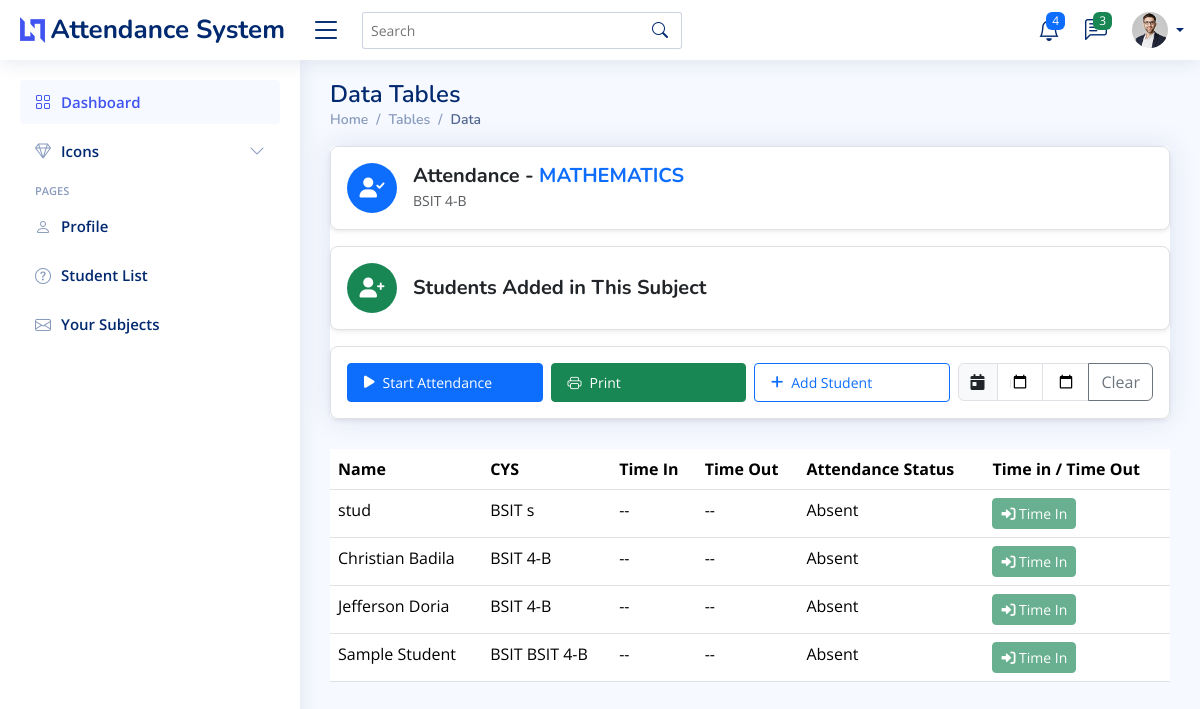
Before: /student-attendance/14/ with the older database file.
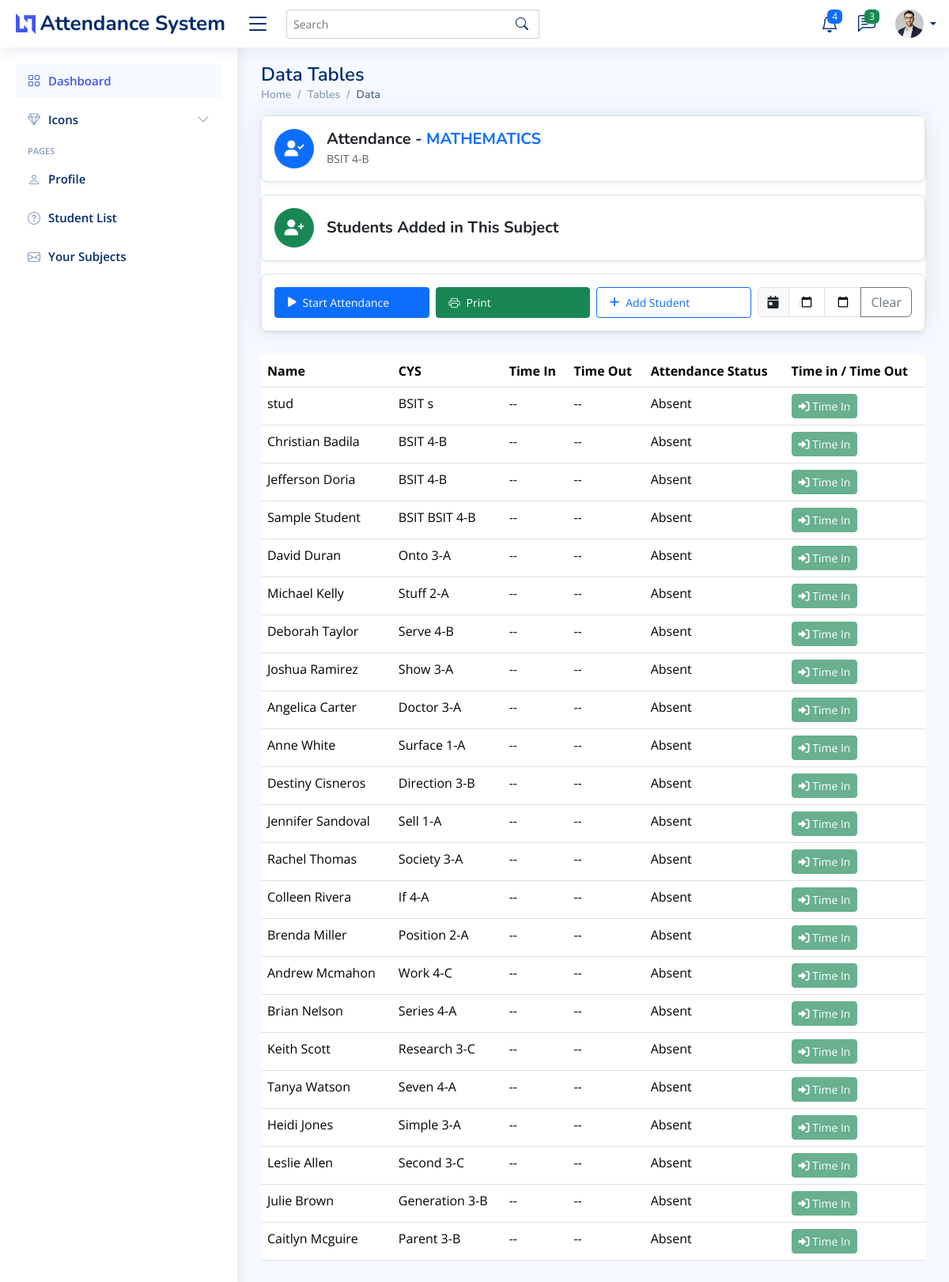
After: the same page with the newer database file.
### myapp/models.py (models this page shows, shortened)
class Subject(models.Model):
    name = models.CharField(max_length=100)
    description = models.TextField(blank=True, null=True)
    course_year_section = models.CharField(max_length=100, default="default_course_year_section")
    teacher = models.ForeignKey(Teacher, on_delete=models.CASCADE, related_name="subjects")
    created_at = models.DateTimeField(auto_now_add=True)

class Student(models.Model):
    username = models.CharField(max_length=255, unique=True, default="default_username")
    student_id = models.CharField(max_length=50, unique=True)
    full_name = models.CharField(max_length=255)
    course = models.CharField(max_length=100)
    year_section = models.CharField(max_length=50, blank=True, null=True)
    email = models.EmailField(unique=True, blank=True, null=True)
    password = models.CharField(max_length=255)
    subjects = models.ManyToManyField(Subject, related_name="students")
    created_at = models.DateTimeField(auto_now_add=True)

### myapp/views.py (the view, shortened to what this page needs)
# urls.py: path('student-attendance/<int:id>/', views.student_attendance, name='student-attendance'),
def student_attendance(request, id):
    subject = get_object_or_404(Subject, id=id)
    assigned_students = subject.students.all()
    today = localdate()
    attendance_records = Attendance.objects.filter(
        student__in=assigned_students,
        subject=subject,
        date= today
    ).order_by('date')
    student_attendance_map = defaultdict(lambda: {'time_in': None, 'time_out': None})
    for att in attendance_records:
        student_data = student_attendance_map[att.student.id]
        if att.time_in and not student_data['time_in']:
            student_data['time_in'] = att.time_in
        if att.time_out and not student_data['time_out']:
            student_data['time_out'] = att.time_out
    for student in assigned_students:
        student.attendance = student_attendance_map.get(student.id, None)
        if student.attendance:
            print(f"Student: {student.full_name}, Time In: {student.attendance['time_in']}, Time Out: {student.attendance['time_out']}")
    available_students = Student.objects.exclude(id__in=assigned_students.values_list('id', flat=True))
    return render(request, 'myapp/student_attendance.html', {
        'assigned_students': assigned_students,
        'available_students': available_students,
        'subject': subject,
        'all_attendance_records': attendance_records,  # Pass all attendance records to the template
    })

### myapp/templates/myapp/student_attendance.html (shortened to what this page needs)
{% extends 'myapp/base.html' %}
{% load static %}
{% block content %}
<main id="main" class="main">
<div class="toast-container position-fixed bottom-0 end-0 p-3">
</div>
  <div class="pagetitle">
    <h1>Data Tables</h1>
    <nav>
      <ol class="breadcrumb">
        <li class="breadcrumb-item"><a href="index.html">Home</a></li>
        <li class="breadcrumb-item">Tables</li>
        <li class="breadcrumb-item active">Data</li>
      </ol>
    </nav>
  </div>
  <section class="section">
    <div class="row">
      <div class="col-lg-12">
        <div class="card">
<div class="d-flex align-items-center justify-content-between p-3 bg-white shadow-sm rounded-3 border">
  <div class="d-flex align-items-center">
    <div class="icon-container bg-primary text-white d-flex align-items-center justify-content-center rounded-circle me-3" style="width: 50px; height: 50px;">
      <i class="fas fa-user-check fs-5"></i>
    </div>
    <div>
      <h5 class="fw-bold text-dark mb-0">
        Attendance - <span class="text-uppercase text-primary">{{ subject.name }}</span>
      </h5>
      <small class="text-muted">{{ subject.course_year_section }}</small>
    </div>
  </div>
</div>
<div class="p-3 bg-white shadow-sm rounded-3 mt-3 border d-flex align-items-center">
  <div class="icon-container bg-success text-white d-flex align-items-center justify-content-center rounded-circle me-3" style="width: 50px; height: 50px;">
    <i class="fas fa-user-plus fs-5"></i>
  </div>
  <h5 class="fw-bold text-dark mb-0">Students Added in This Subject</h5>
</div>
<div class="p-3 bg-white shadow-sm rounded-3 mt-3 border">
  <div class="row g-2 justify-content-center justify-content-md-end">
    <div class="col-12 col-md-3">
      <button type="button" class="btn btn-primary btn-sm d-flex align-items-center w-100 px-3 py-2" id="startAttendance" data-bs-toggle="modal" data-bs-target="#attendanceChoiceModal">
        <i class="fa-solid fa-play me-2"></i> Start Attendance
      </button>
    </div>
    <div class="col-12 col-md-3">
      <button type="button" class="btn btn-success btn-sm d-flex align-items-center w-100 px-3 py-2" id="printAttendance">
        <i class="bi bi-printer me-2"></i> Print
      </button>
    </div>
    <div class="col-12 col-md-3">
      <button type="button" class="btn btn-outline-primary btn-sm d-flex align-items-center w-100 px-3 py-2" data-bs-toggle="modal" data-bs-target="#addStudentModal">
        <i class="fa-solid fa-plus me-2"></i> Add Student
      </button>
    </div>
    <div class="col-12 col-md-3">
      <div class="input-group">
        <span class="input-group-text"><i class="fa-solid fa-calendar-day"></i></span>
        <input type="date" class="form-control" id="startDateFilter">
        <input type="date" class="form-control" id="endDateFilter">
        <button class="btn btn-outline-secondary" type="button" id="clearDateFilter">Clear</button>
      </div>
    </div>
  </div>
</div>
</div>
<div class="table-responsive mt-4" style="min-height: 400px">
  <table class="table datatable">
    <thead>
      <tr>
        <th>Name</th>
        <th>CYS</th>
        <th>Time In</th>
        <th>Time Out</th>
        <th>Attendance Status</th>
        <th>Time in / Time Out</th>
      </tr>
    </thead>
    <tbody>
      {% for student in assigned_students %}
        <tr>
          <td>{{ student.full_name }}</td>
          <td>{{ student.course }} {{ student.year_section }}</td>
          <td id="time-in-{{ student.id }}">
            {% if student.attendance and student.attendance.time_in %}
                {{ student.attendance.time_in|time:"g:i A" }}
            {% else %}
                --
            {% endif %}
        </td>
          <td id="time-out-{{ student.id }}">
            {% if student.attendance and student.attendance.time_out %}
              {{ student.attendance.time_out|time:"g:i A" }}
            {% else %}
              --
            {% endif %}
          </td>
          <td>
            {% if student.attendance and student.attendance.time_in %}
              Present
            {% else %}
              Absent
            {% endif %}
          </td>
          <td>
            <div class="btn-group" role="group">
              <button class="btn btn-success btn-sm mark-attendance"
                      data-student="{{ student.id }}"
                      data-status="Time In"
                      disabled>
                <i class="fa-solid fa-sign-in-alt"></i> Time In
              </button>
            </div>
          </td>
        </tr>
      {% endfor %}
    </tbody>
  </table>
</div>
      </div>
    </div>
</section>
</main>
{% endblock %}

### myapp/templates/myapp/base.html (shortened to what this page needs)
{% load static%}
<!DOCTYPE html>
<html lang="en">
<head>
    <link rel="stylesheet" href="https://cdnjs.cloudflare.com/ajax/libs/font-awesome/6.0.0-beta3/css/all.min.css" />
    <link rel="stylesheet" href="https://cdn.jsdelivr.net/npm/uikit@3.6.20/dist/css/uikit.min.css" />
    <link href="{% static 'assets/vendor/bootstrap/css/bootstrap.min.css' %}" rel="stylesheet">
    <link href="{% static 'assets/vendor/bootstrap-icons/bootstrap-icons.css' %}" rel="stylesheet">
    <link href="{% static 'assets/vendor/boxicons/css/boxicons.min.css' %}" rel="stylesheet">
    <link href="{% static 'assets/vendor/quill/quill.snow.css' %}" rel="stylesheet">
    <link href="{% static 'assets/vendor/quill/quill.bubble.css' %}" rel="stylesheet">
    <link href="{% static 'assets/vendor/remixicon/remixicon.css' %}" rel="stylesheet">
    <link href="{% static 'assets/vendor/simple-datatables/style.css' %}" rel="stylesheet">
    <link href="{% static 'assets/css/style.css' %}" rel="stylesheet">
</head>
<body>
  {% if not exclude_layout %}
  <header id="header" class="header fixed-top d-flex align-items-center">
    <div class="d-flex align-items-center justify-content-between">
      <a href="#" class="logo d-flex align-items-center">
        <img src="assets/img/logo.png" alt="">
        <span class="d-none d-lg-block">Attendance System</span>
      </a>
      <i class="bi bi-list toggle-sidebar-btn"></i>
    </div>
    <div class="search-bar">
      <form class="search-form d-flex align-items-center" method="POST" action="#">
        <input type="text" name="query" placeholder="Search" title="Enter search keyword">
        <button type="submit" title="Search"><i class="bi bi-search"></i></button>
      </form>
    </div>
    <nav class="header-nav ms-auto">
      <ul class="d-flex align-items-center">
        <li class="nav-item dropdown">
          <a class="nav-link nav-icon" href="#" data-bs-toggle="dropdown">
            <i class="bi bi-bell"></i>
            <span class="badge bg-primary badge-number">4</span>
          </a>
        </li>
        <li class="nav-item dropdown">
          <a class="nav-link nav-icon" href="#" data-bs-toggle="dropdown">
            <i class="bi bi-chat-left-text"></i>
            <span class="badge bg-success badge-number">3</span>
          </a>
        </li>
        <li class="nav-item dropdown pe-3">
          <a class="nav-link nav-profile d-flex align-items-center pe-0" href="#" data-bs-toggle="dropdown">
            <img src="{% static 'assets/img/profile-img.jpg' %}" alt="Profile" class="rounded-circle">
            <span class="d-none d-md-block dropdown-toggle ps-2">{{ request.session.teacher_name}}</span>
          </a>
        </li>
      </ul>
    </nav>
  </header>
  <aside id="sidebar" class="sidebar">
    <ul class="sidebar-nav" id="sidebar-nav">
      <li class="nav-item">
        <a class="nav-link " href="{% url 'teacher-dashboard' %}">
          <i class="bi bi-grid"></i>
          <span>Dashboard</span>
        </a>
      </li>
      <li class="nav-item">
        <a class="nav-link collapsed" data-bs-target="#icons-nav" data-bs-toggle="collapse" href="#">
          <i class="bi bi-gem"></i><span>Icons</span><i class="bi bi-chevron-down ms-auto"></i>
        </a>
      </li>
      <li class="nav-heading">Pages</li>
      <li class="nav-item">
        <a class="nav-link collapsed" href="{% url 'teacher-profile' %}">
          <i class="bi bi-person"></i>
          <span>Profile</span>
        </a>
      </li>
      <li class="nav-item">
        <a class="nav-link collapsed" href="{% url 'student-list'%}">
          <i class="bi bi-question-circle"></i>
          <span>Student List</span>
        </a>
      </li>
      <li class="nav-item">
        <a class="nav-link collapsed" href="{% url 'teacher-subjects' %}">
          <i class="bi bi-envelope"></i>
          <span>Your Subjects</span>
        </a>
      </li>
    </ul>
  </aside>
  {% endif %}
        {% block content %}
        {% endblock %}
</body>
</html>

### static/assets/css/style.css (style rules this page uses)
:root { scroll-behavior: smooth; }
body { font-family: "Open Sans", sans-serif; background: #f6f9ff; color: #444444; }
a { color: #4154f1; text-decoration: none; }
h1, h2, h3, h4, h5, h6 { font-family: "Nunito", sans-serif; }
#main { margin-top: 60px; padding: 20px 30px; transition: all 0.3s; }
.pagetitle { margin-bottom: 10px; }
.pagetitle h1 { font-size: 24px; margin-bottom: 0; font-weight: 600; color: #012970; }
.card { margin-bottom: 30px; border: none; border-radius: 5px; box-shadow: 0px 0 30px rgba(1, 41, 112, 0.1); }
.breadcrumb { font-size: 14px; font-family: "Nunito", sans-serif; color: #899bbd; font-weight: 600; }
.breadcrumb a { color: #899bbd; transition: 0.3s; }
.breadcrumb .breadcrumb-item::before { color: #899bbd; }
.breadcrumb .active { color: #51678f; font-weight: 600; }
.logo { line-height: 1; }
@media (min-width: 1200px) { .logo { width: 280px; } }
.logo img { max-height: 26px; margin-right: 6px; }
.logo span { font-size: 26px; font-weight: 700; color: #012970; font-family: "Nunito", sans-serif; }
.header { transition: all 0.5s; z-index: 997; height: 60px; box-shadow: 0px 2px 20px rgba(1, 41, 112, 0.1); background-color: #fff; padding-left: 20px; }
.header .toggle-sidebar-btn { font-size: 32px; padding-left: 10px; cursor: pointer; color: #012970; }
.header .search-bar { min-width: 360px; padding: 0 20px; }
.header .search-form { width: 100%; }
.header .search-form input { border: 0; font-size: 14px; color: #012970; border: 1px solid rgba(1, 41, 112, 0.2); padding: 7px 38px 7px 8px; border-radius: 3px; transition: 0.3s; width: 100%; }
.header .search-form button { border: 0; padding: 0; margin-left: -30px; background: none; }
.header .search-form button i { color: #012970; }
.header-nav ul { list-style: none; }
.header-nav>ul { margin: 0; padding: 0; }
.header-nav .nav-icon { font-size: 22px; color: #012970; margin-right: 25px; position: relative; }
.header-nav .nav-profile { color: #012970; }
.header-nav .nav-profile img { max-height: 36px; }
.header-nav .nav-profile span { font-size: 14px; font-weight: 600; }
.header-nav .badge-number { position: absolute; inset: -2px -5px auto auto; font-weight: normal; font-size: 12px; padding: 3px 6px; }
.sidebar { position: fixed; top: 60px; left: 0; bottom: 0; width: 300px; z-index: 996; transition: all 0.3s; padding: 20px; overflow-y: auto; scrollbar-width: thin; scrollbar-color: #aab7cf transparent; box-shadow: 0px 0px 20px rgba(1, 41, 112, 0.1); background-color: #fff; }
@media (min-width: 1200px) { #main, #footer { margin-left: 300px; } }
.sidebar-nav { padding: 0; margin: 0; list-style: none; }
.sidebar-nav li { padding: 0; margin: 0; list-style: none; }
.sidebar-nav .nav-item { margin-bottom: 5px; }
.sidebar-nav .nav-heading { font-size: 11px; text-transform: uppercase; color: #899bbd; font-weight: 600; margin: 10px 0 5px 15px; }
.sidebar-nav .nav-link { display: flex; align-items: center; font-size: 15px; font-weight: 600; color: #4154f1; transition: 0.3; background: #f6f9ff; padding: 10px 15px; border-radius: 4px; }
.sidebar-nav .nav-link i { font-size: 16px; margin-right: 10px; color: #4154f1; }
.sidebar-nav .nav-link.collapsed { color: #012970; background: #fff; }
.sidebar-nav .nav-link.collapsed i { color: #899bbd; }
.sidebar-nav .nav-link .bi-chevron-down { margin-right: 0; transition: transform 0.2s ease-in-out; }

Changed rows visible on the page:
added Student: full_name "David Duran", course "Onto", year_section "3-A", shows "Absent"
added Student: full_name "Michael Kelly", course "Stuff", year_section "2-A", shows "Absent"
added Student: full_name "Deborah Taylor", course "Serve", year_section "4-B", shows "Absent"
added Student: full_name "Joshua Ramirez", course "Show", year_section "3-A", shows "Absent"
added Student: full_name "Angelica Carter", course "Doctor", year_section "3-A", shows "Absent"
added Student: full_name "Anne White", course "Surface", year_section "1-A", shows "Absent"
added Student: full_name "Destiny Cisneros", course "Direction", year_section "3-B", shows "Absent"
added Student: full_name "Jennifer Sandoval", course "Sell", year_section "1-A", shows "Absent"
added Student: full_name "Rachel Thomas", course "Society", year_section "3-A", shows "Absent"
added Student: full_name "Colleen Rivera", course "If", year_section "4-A", shows "Absent"
added Student: full_name "Brenda Miller", course "Position", year_section "2-A", shows "Absent"
added Student: full_name "Andrew Mcmahon", course "Work", year_section "4-C", shows "Absent"
added Student: full_name "Brian Nelson", course "Series", year_section "4-A", shows "Absent"
added Student: full_name "Keith Scott", course "Research", year_section "3-C", shows "Absent"
added Student: full_name "Tanya Watson", course "Seven", year_section "4-A", shows "Absent"
added Student: full_name "Heidi Jones", course "Simple", year_section "3-A", shows "Absent"
added Student: full_name "Leslie Allen", course "Second", year_section "3-C", shows "Absent"
added Student: full_name "Julie Brown", course "Generation", year_section "3-B", shows "Absent"
added Student: full_name "Caitlyn Mcguire", course "Parent", year_section "3-B", shows "Absent"
